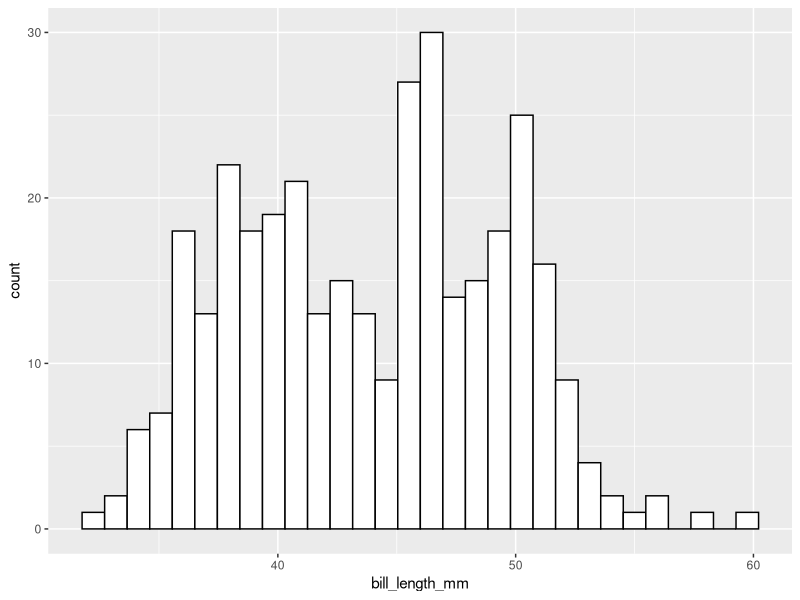

Write R code to recreate this figure.
## ---- chunk 1
#/ warning: false
library(tidyverse)
library(palmerpenguins)
ggplot(data = penguins, aes(x = bill_length_mm))+
  geom_histogram(color = "black", fill = "white")
